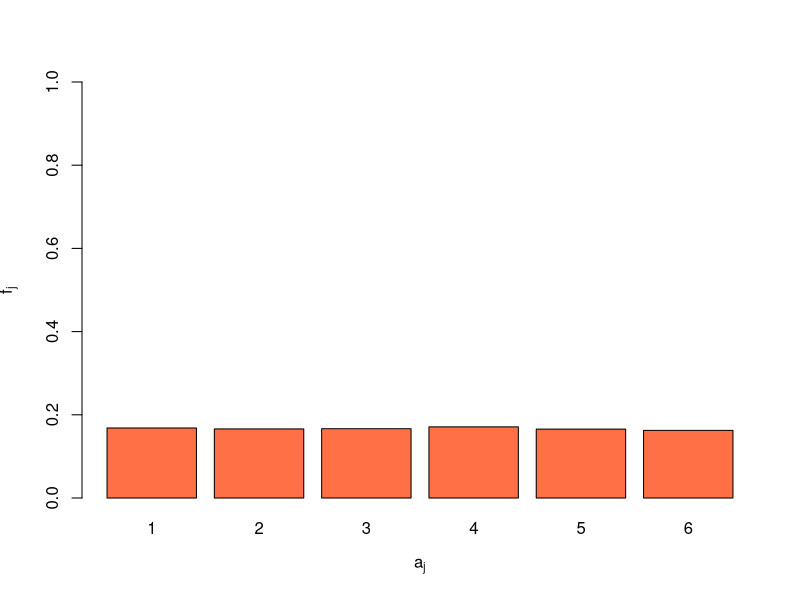

Write R code to recreate this figure.
results <- sample(1:6, 10000, replace=TRUE)
relfreq <- table(results) / length(results)

barplot(relfreq, ylim=c(0.0,1.0),
        col=c("#FF7046"), xlab=expression(a[j]), ylab=expression(f[j]))
print(mean(results))
